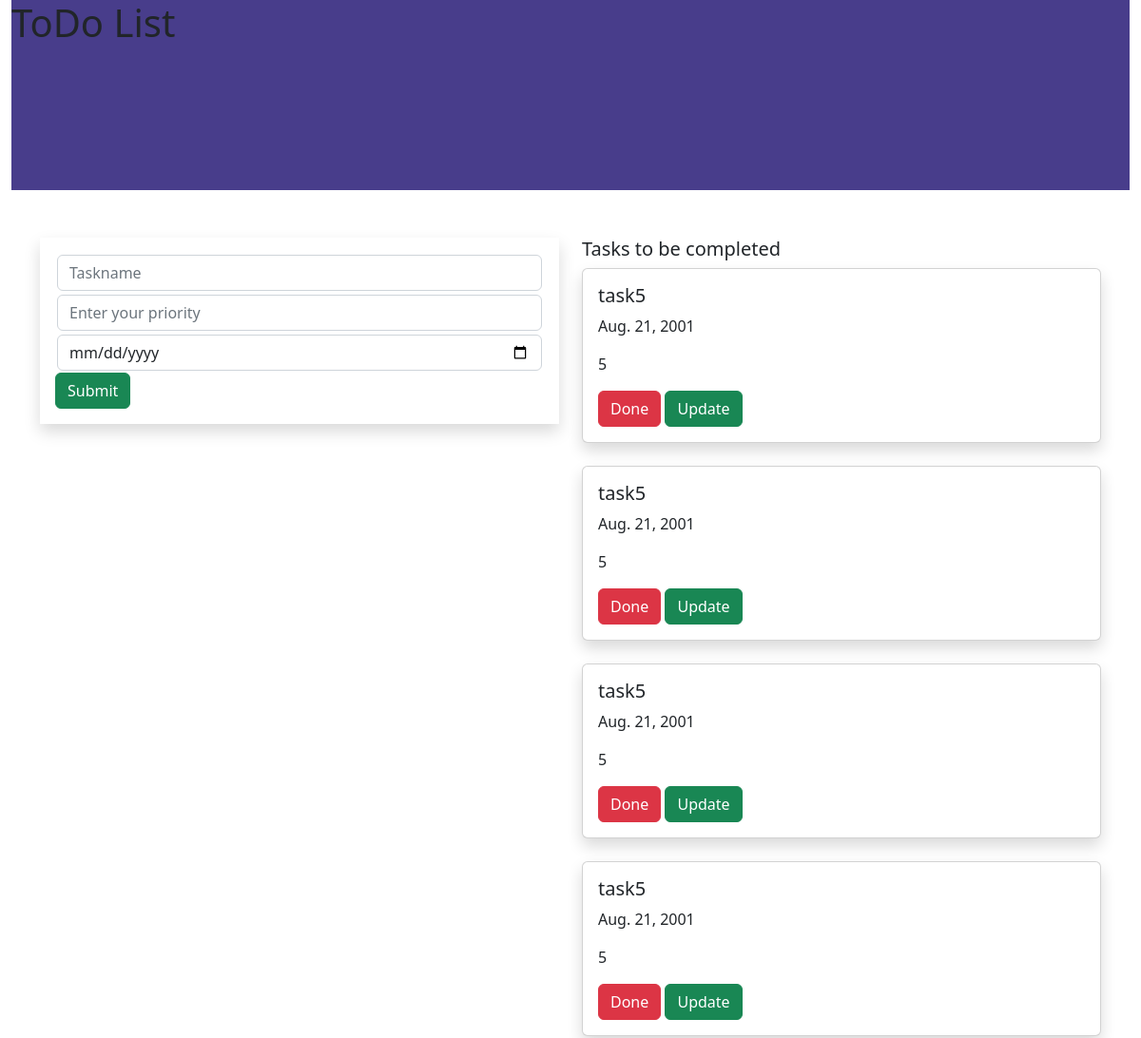
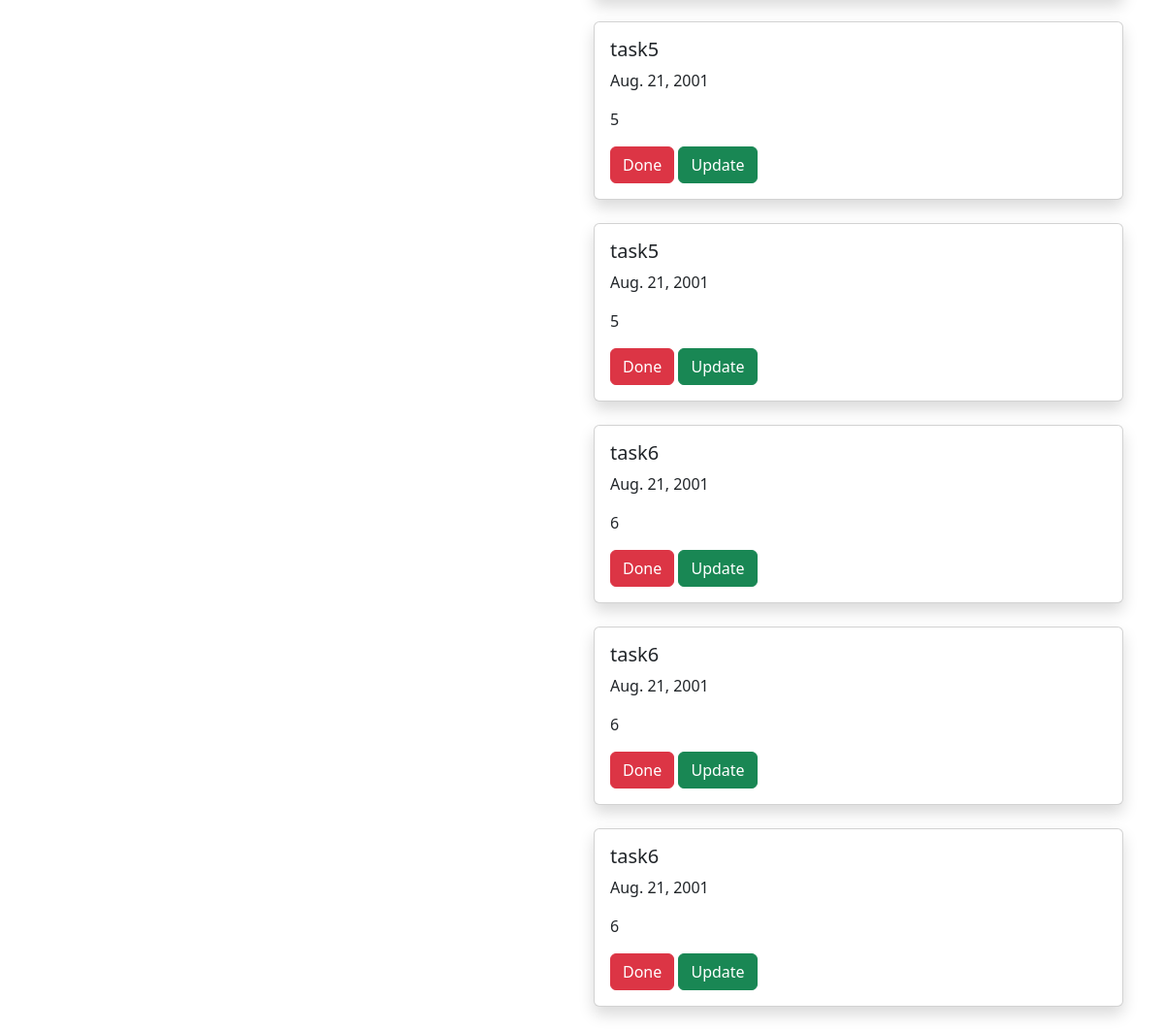
The page / on the database its author committed (2 pictures, top to bottom).
### todoapp/models.py (models this page shows, shortened)
class Task(models.Model):
    name=models.CharField(max_length=250)
    priority=models.CharField(max_length=100)
    date=models.DateField()

### todoapp/views.py (the view)
# urls.py: path('',views.add,name='home'),
def add(request):
    task1 = Task.objects.all()
    if request.method=='POST':
        name=request.POST.get('task','')
        priority=request.POST.get('priority','')
        date=request.POST.get('date','')
        task=Task(name=name,priority=priority,date=date)
        task.save()
    return render(request,'home.html',{'task1':task1})

### templates/home.html (shortened to what this page needs)
{% extends 'base.html' %}
{% block body %}
<div class="container-fluid">
    <div class="row">
        <div class="col-md-12">
            <div class="banner">
                <h1>ToDo List</h1>
            </div>
        </div>
    </div>
</div>
<div class="container">
    <div class="row">
        <div class="col-md-6">
            <form method="POST" class="p-3 shadow">
                <div class="form-group" style="padding:2px;">
                    <input type="text" class="form-control"  name="task" placeholder="Taskname" >
                </div>
                <div class="form-group" style="padding:2px;">
                    <input type="text" class="form-control" name="priority" placeholder="Enter your priority">
                </div>
                <div class="form-group" style="padding:2px;">
                    <input type="date" class="form-control" name="date" placeholder="Enter your date">
                </div>
                <input type="submit" class="btn btn-success">
            </form>
        </div>
        <div class="col-md-6">
            <h5>Tasks to be completed</h5>
            {% for i in task1 %}
            <div class="shadow card">
                <div class="card-body">
                    <h5 class="card-title" >{{i.name}}</h5>
                    <p>{{i.date}}</p>
                    <p>{{i.priority}}</p>
                    <a class="btn btn-danger" href="{% url 'delete' i.id %}">Done</a>
                    <a class="btn btn-success" href="{% url 'update' i.id %}">Update</a>
                </div>
            </div>
            <br>
            {% endfor %}
        </div>
    </div>
</div>
{% endblock %}

### templates/base.html (shortened to what this page needs)
{% load static %}
<!DOCTYPE html>
<html lang="en">
<head>
    <link rel="stylesheet" href="https://cdn.jsdelivr.net/npm/bootstrap@5.2.3/dist/css/bootstrap.min.css">
    <link rel="stylesheet" href="{% static 'style.css' %}">
</head>
<body>
{% block body %}
{% endblock %}
</body>
</html>

### static/style.css (style rules this page uses)
.banner { background-color:darkslateblue; width:100%; height:200px; margin-bottom:50px; }

### rows shown on the page
Task: name "task5", date "Aug. 21, 2001", priority "5"
Task: name "task5", date "Aug. 21, 2001", priority "5"
Task: name "task5", date "Aug. 21, 2001", priority "5"
Task: name "task5", date "Aug. 21, 2001", priority "5"
Task: name "task5", date "Aug. 21, 2001", priority "5"
Task: name "task5", date "Aug. 21, 2001", priority "5"
Task: name "task6", date "Aug. 21, 2001", priority "6"
Task: name "task6", date "Aug. 21, 2001", priority "6"
Task: name "task6", date "Aug. 21, 2001", priority "6"
